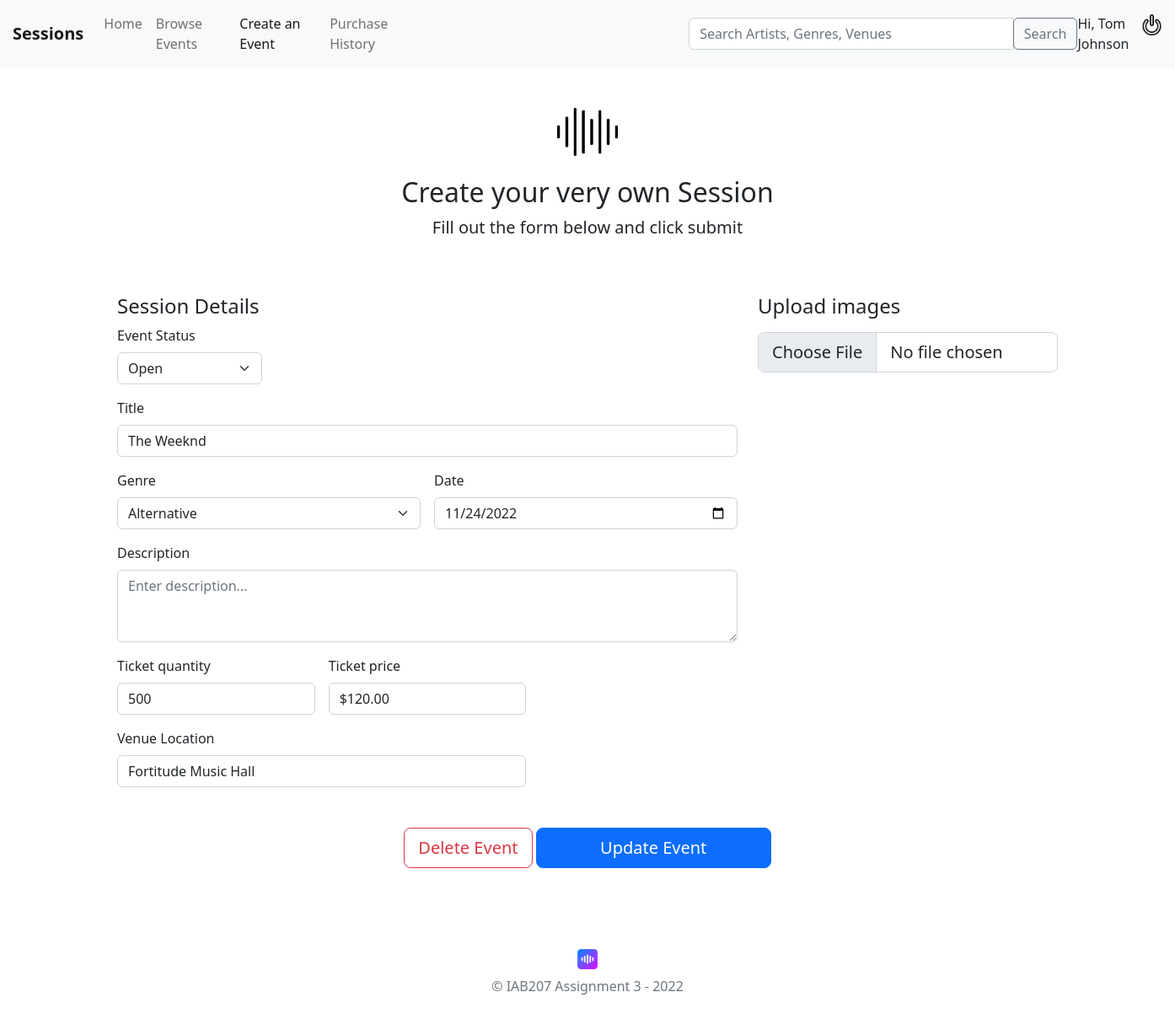
Screenshot of /concerts/update/3 (signed in) with the database file from the repository.
### website/models.py (models this page shows, shortened)
class User(db.Model, UserMixin):
    __tablename__='users'
    id = db.Column(db.Integer,primary_key=True)
    username = db.Column(db.String(100),index=True,unique=True,nullable=False)
    email = db.Column(db.String(100),index=True,nullable=False)
    contact_number = db.Column(db.String(15),index=True,nullable=False)
    password_hash = db.Column(db.String(255),nullable=False)
    comments = db.relationship('Comment',backref='user')

class Concert(db.Model):
    __tablename__ = "concerts"
    id = db.Column(db.Integer, primary_key=True)
    event_creator = db.Column(db.String(100))
    event_name = db.Column(db.String(80))
    event_description = db.Column(db.String(200))
    event_date= db.Column(db.Date)
    event_genre = db.Column(db.String(100))
    event_venue = db.Column(db.String(100))
    ticket_count = db.Column(db.Integer)
    ticket_price = db.Column(db.Integer)
    event_status = db.Column(db.String(30))
    event_image = db.Column(db.String(400))
    comments = db.relationship('Comment',backref='concert')

### website/concerts.py (the view, shortened to what this page needs)
@bp.route('/update/<id>',methods=["GET","POST"])
@login_required
def update(id):
    form = ConcertForm()
    print("UPDATING")
    existing_concert = Concert.query.filter_by(id=id).first()
    return render_template('concerts/event-creation.html',form=form,update=True,concert=existing_concert)

### website/forms.py
class ConcertForm(FlaskForm):
    status = SelectField("Status",validators=[InputRequired()],choices=[(status[0],status[1]) for status in EVENT_STATUS])
    event_name = StringField("Concert Name",validators=[InputRequired()])
    event_description = TextAreaField("Event Description",validators=[InputRequired()])
    event_date = DateField("Event Date",validators=[InputRequired()])
    genre = SelectField("Genre",validators=[InputRequired()],choices=[(genre[0],genre[1]) for genre in GENRES])
    venue = StringField("Venue Location",validators=[InputRequired()])
    ticket_count = IntegerField("Ticket Count",validators=[InputRequired()])
    ticket_price = StringField("Ticket Price",validators=[InputRequired()])
    event_image = FileField("Event Image",validators=[
        FileRequired(message="Image is required"),
        FileAllowed(ALLOWED_EXTENSIONS,message="Image must be png or jpg")])
    submit = SubmitField("Submit")

### website/__init__.py (called while the page is built)
def create_app():
    app=Flask(__name__)  # this is the name of the module/package that is calling this app
    app.debug=True
    app.secret_key='utroutoru'
    app.config['SQLALCHEMY_DATABASE_URI']='sqlite:///concert_events.sqlite'
    db.init_app(app)
    bootstrap = Bootstrap(app)
    login_manager = LoginManager()
    login_manager.login_view='auth.login'
    login_manager.init_app(app)
    from .models import User  # importing here to avoid circular references
    @login_manager.user_loader
    def load_user(user_id):
        return User.query.get(int(user_id))
    from . import views
    app.register_blueprint(views.bp)
    from . import auth
    app.register_blueprint(auth.bp)
    from . import concerts
    app.register_blueprint(concerts.bp)
    return app

### website/templates/concerts/event-creation.html (shortened to what this page needs)
<!DOCTYPE html>
<html>
{% extends 'base.html' %}
{% block content %}
<div class="container">
  <main>
    <div class="py-5 text-center">
      <img class="d-block mx-auto mb-4" src="{{ url_for('static',filename='assets/icon/waveform.png') }}" alt="" width="72" height="57">
      <h2>Create your very own Session</h2>
      <p class="lead">Fill out the form below and click submit</p>
    </div>
    <div class="row">
      <div class="col-md-8">
          <h4 class="mb-3">Session Details</h4>
            {% if update %}
              <form action="/concerts/update/{{concert.id}}" method="POST" enctype="multipart/form-data">
            {% else %}
              <form action="/concerts/create" method="POST" enctype="multipart/form-data">
            {% endif %}
            <div class="row g-3">
              <div class="col-sm-3 mt-2" id="event-status">
                <label for="eventStatus" class="form-label">Event Status</label>
                  {% if update %}
                    {{ form.status(class_="form-select",id="status",required=True,value=concert.event_status) }}
                  {% else %}
                    {{ form.status(class_="form-select dropdown-toggle",id="status",required=True) }}
                  {% endif %}
              </div>
              <div class="col-sm-12">
                <label for="title" class="form-label">Title</label>
                {% if update %}
                  {{ form.event_name(class_="form-control",id="title",placeholder="Name of event",required=True,value=concert.event_name) }}
                {% else %}
                  {{ form.event_name(class_="form-control",id="title",placeholder="Name of event",required=True) }}
                {% endif %}
              </div>
              <div class="col-sm-6">
                <label for="genre" class="form-label">Genre</label>
                {% if update %}
                  {{ form.genre(class_="form-select",id="genre",required=True,value=concert.event_date) }}
                {% else %}
                  {{ form.genre(class_="form-select",id="genre",required=True) }}
                {% endif %}
              </div>
              <div class="col-sm-6">
                <label for="date" class="form-label">Date</label>
                {% if update %}
                  {{ form.event_date(class_="form-control",id="date",placeholder="DD/MM/YYYY",required=True, value=concert.event_date) }}
                {% else %}
                  {{ form.event_date(class_="form-control",id="date",placeholder="DD/MM/YYYY",required=True) }}
                {% endif %}
              </div>
              <div class="col-12">
                <label for="description" class="form-label">Description</label>
                {% if update %}
                {{ form.event_description(class_="form-control text-muted",id="description",rows=3,placeholder="Enter description...",required=True,value=concert.event_description) }}
                {% else %}
                {{ form.event_description(class_="form-control text-muted",id="description",rows=3,placeholder="Enter description...",required=True) }}
                {% endif %}
              </div>
              <div class="col-sm-4">
                <label for="ticketquantity" class="form-label">Ticket quantity</label>
                {% if update %}
                {{ form.ticket_count(class_="form-control",id="ticketquantity",placeholder="Ticket quantity",required=True, value=concert.ticket_count) }}
                {% else %}
                {{ form.ticket_count(class_="form-control",id="ticketquantity",placeholder="Ticket quantity",required=True) }}
                {% endif %}
              </div>
              <div class="col-sm-4">
                <label for="priceField" class="form-label">Ticket price</label>
                {% if update %}
                {{ form.ticket_price(class_="form-control",id="priceField",placeholder="$d.cc",required=True,value=concert.ticket_price) }}
                {% else %}
                {{ form.ticket_price(class_="form-control",id="priceField",placeholder="$d.cc",required=True) }}
                {% endif %}
              </div>
              <div class="col-sm-8">
                <label for="venue" class="form-label">Venue Location</label>
                {% if update %}
                {{ form.venue(class_="form-control",id="venue",placeholder="1234 Main St",required=True,value=concert.event_venue) }}
                {% else %}
                {{ form.venue(class_="form-control",id="venue",placeholder="1234 Main St",required=True) }}
                {% endif %}
              </div>
            </div>
        </div>
        <div class="col-md-4">
          <h4 class="mb-3">Upload images</h4>
          {{ form.event_image(class_="form-control form-control-lg",id="formFileLg",required=True) }}
      </div>
  </div>
  <div class="col text-center">
      {% if update %}
      {{ form.submit(class_="mt-5 btn btn-lg btn-outline-danger",value='Delete Event') }}
      {{ form.submit(class_="mt-5 w-25 btn btn-primary btn-lg",value='Update Event') }}
      {% else %}
      {{ form.submit(class_="mt-5 w-25 btn btn-primary btn-lg",value='Create Event') }}
      {% endif %}
  </div>
    </div>
  <footer class="my-5 pt-5 text-muted text-center text-small">
    <div class="col-12 col-md">
      <img class="mb-2" src="{{ url_for('static',filename='assets/logo1.png') }}" alt="" width="24" height="24">
    </div>
    <p class="mb-1">&copy; IAB207 Assignment 3 - 2022</p>
  </footer>
{% endblock %}

### website/templates/base.html (shortened to what this page needs)
<html>
<head>
    <link rel="stylesheet" href="{{ url_for('static',filename='css/stylesheet.css') }}">
    <link href="https://cdn.jsdelivr.net/npm/bootstrap@5.2.1/dist/css/bootstrap.min.css" rel="stylesheet"
>
</head>
<header>
    {% if current_user.username %}
        <div id="navbar" class="navbar-outline">
            <nav class="navbar navbar-expand-lg navbar-light bg-light sessions-navbar">
            <a class="navbar-brand" href="{{ url_for('main.index') }}"><b>Sessions</b></a>
                <div class="collapse navbar-collapse" id="navbarSupportedContent">
                    <ul class="navbar-nav">
                        <li class="nav-item active">
                            <a class="nav-link" href="{{url_for('main.index')}}">Home</a>
                        </li>
                        <li class="nav-item">
                            <a class="nav-link" href="{{url_for('main.redirectToEvents')}}">Browse Events</a>
                        </li>
                        <li class="nav-item">
                            <a class="nav-link active" href="{{url_for('concert.create')}}">Create an Event</a>
                        </li>
                        <li class="nav-item">
                        <a class="nav-link" href="{{url_for('main.history')}}">Purchase History</a>
                        </li>
                    </ul>
                    <form class="input-group sb-1" id="searchbar" action="{{url_for('main.search')}}">
                      <input id="SearchForm" type="text" name="search" class="form-control" placeholder="Search Artists, Genres, Venues" aria-label="search" aria-describedby="basic-addon2">
                      <div class="input-group-append">
                        <button class="btn btn-outline-secondary" type="submit">Search</button>
                      </div>
                    </form>
                </div>
                <div class="navbar-nav">
                    <p class="navbar-nav" id="currentUser">Hi, {{ current_user.username }}</p>
                    <div class="user-login" >
                        <a href="{{ url_for('auth.logout') }}"><img class="mr-2" src="{{ url_for('static',filename='assets/icon/signout.png') }}" alt="" width="25" height="25"></a>
                    </div>
                </div>
        </div>
    {% endif %}
</header>
<body>
    {% block content %}
    {% endblock %}
</body>
</html>

### website/static/css/stylesheet.css (style rules this page uses)
.navbar-brand { margin-left: 15px; }
.user-login { margin-right: 15px; }
#searchbar { width: 35rem; margin-left: 20rem; }
.user-login { border-radius: 5px; padding: var(--navbar-user-login-padding-y) var(--navbar-user-login-padding-x); background-color: none; transition: background-color 0.075s linear; }
body { padding-bottom: 20px; }

### rows the page displays
User: username "Tom Johnson"
Concert: event_name "The Weeknd", event_date "11/24/2022", ticket_count "500", ticket_price "$120.00"
